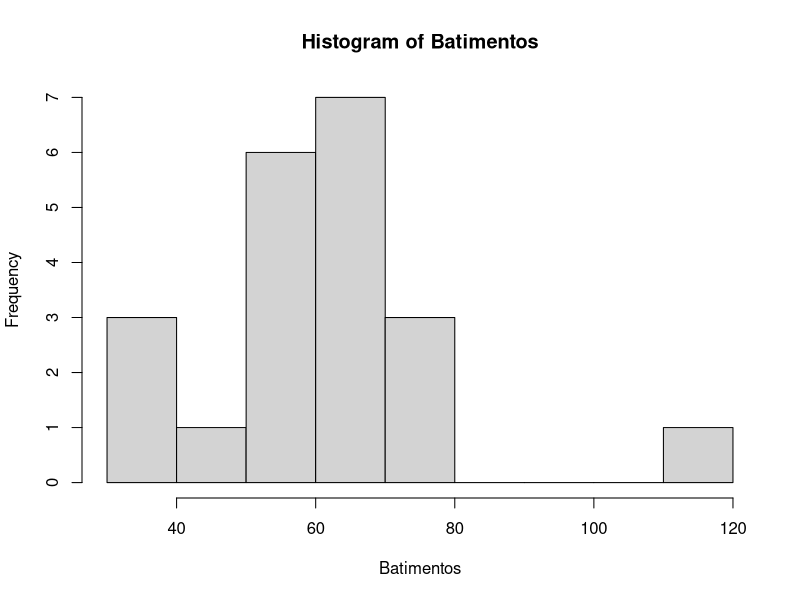
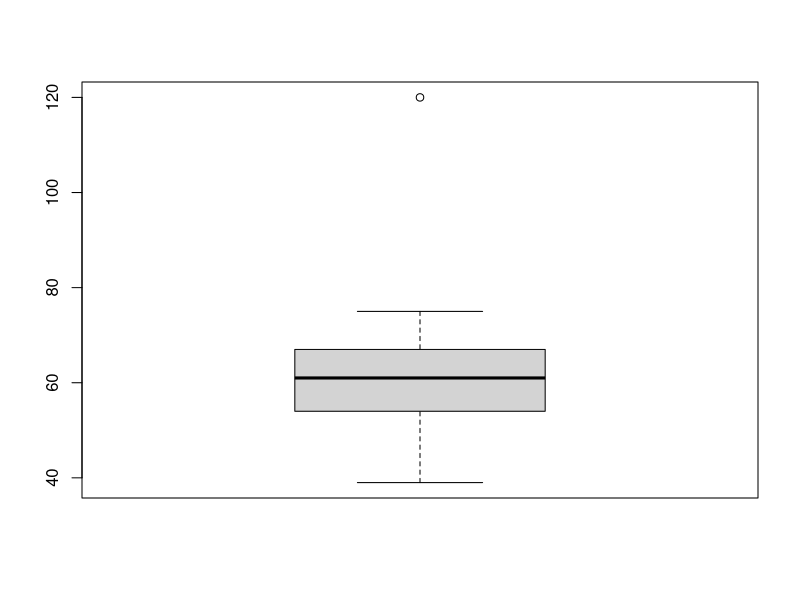
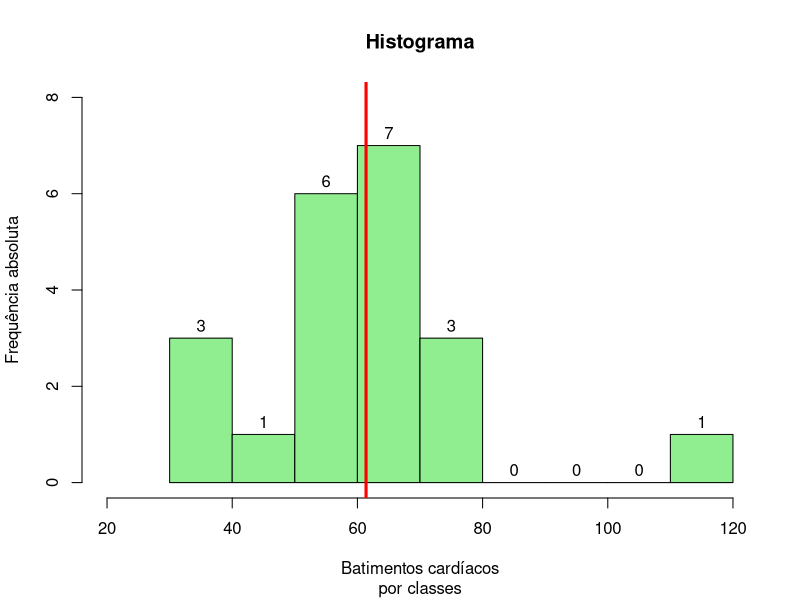
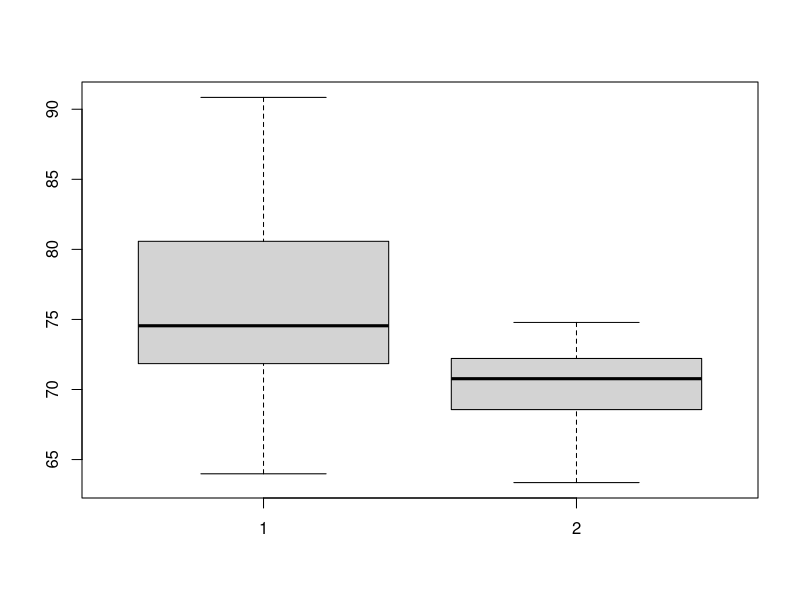
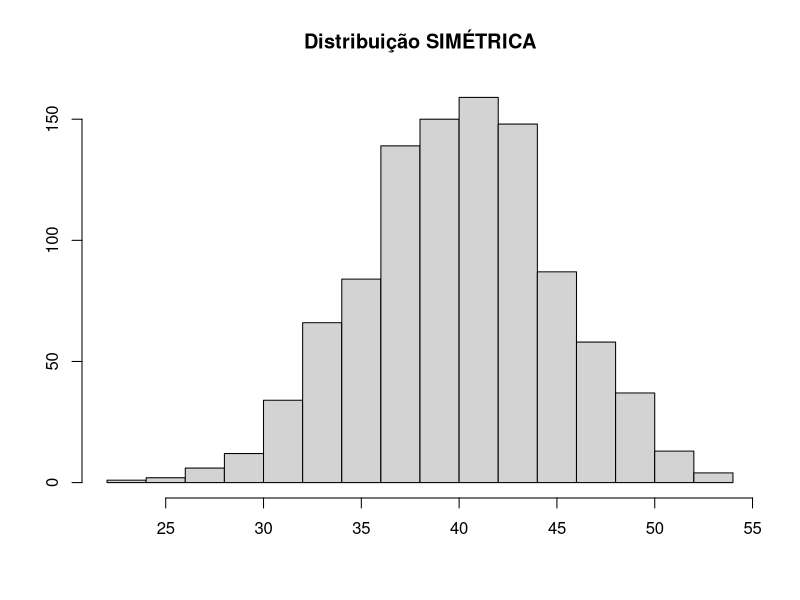
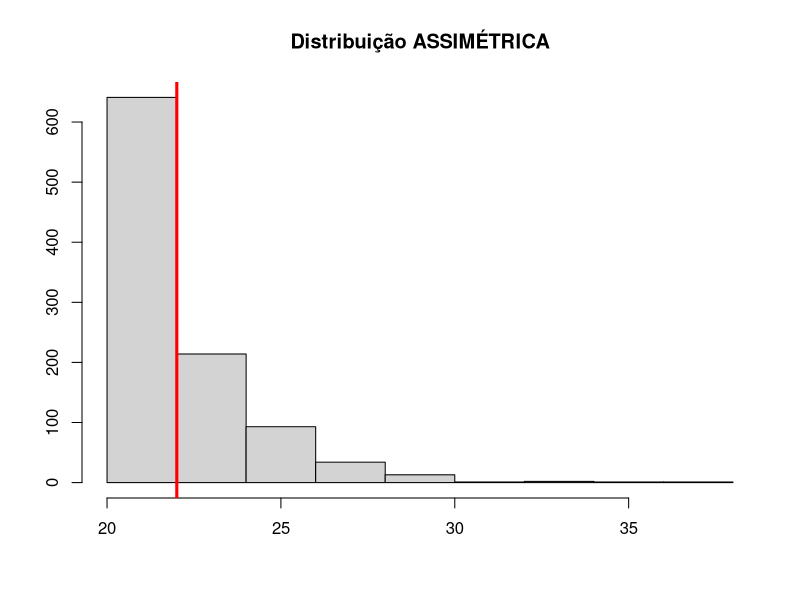
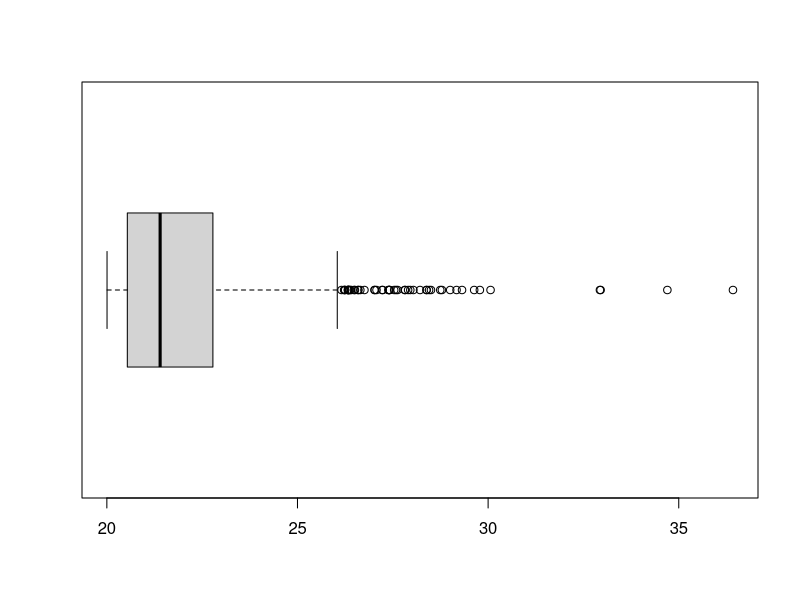
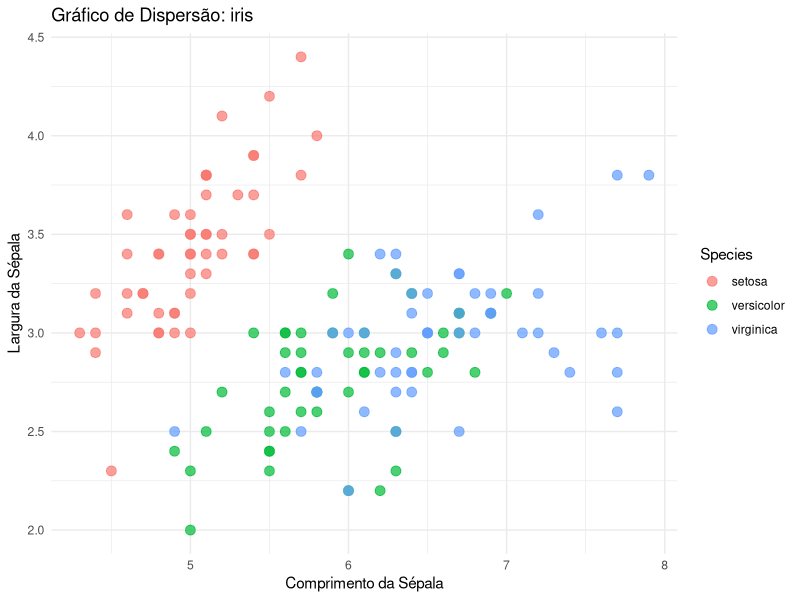

These charts were generated, in order, by the following R code:
## ---- chunk 1
Batimentos <- c(62, 55, 56, 46, 75, 67, 62, 75, 60, 54, 69, 63, 39, 57, 40, 39, 64, 71, 61, 54, 120)
hist(Batimentos)
## ---- chunk 2
Batimentos <- c(62, 55, 56, 46, 75, 67, 62, 75, 60, 54, 69, 63, 39, 57, 40, 39, 64, 71, 61, 54, 120)
boxplot(Batimentos)
## ---- chunk 3
hisBat <- hist(Batimentos,
               main = "Histograma",
               xlab = "Batimentos cardíacos",
               sub = "por classes",
               ylab = "Frequência absoluta",
               xlim = c(20, 120),
               ylim = c(0, 8),
               col = "lightgreen")
text(hisBat$mids, hisBat$counts, labels=hisBat$counts, adj = c(0.5,-0.5))

# adicionar linha para indicar a média
abline(v = mean(Batimentos),                      
       col = "red",
       lwd = 3)
## ---- chunk 4
# Geração de amostras simuladas
set.seed(1)
BatimentosMulheres <- rnorm(30, 70, 3)
BatimentosHomens <- rnorm(30, 75, 8)
# Boxplot para os dois grupos Homens e Mulheres 
boxplot(BatimentosHomens, BatimentosMulheres)
## ---- chunk 5
set.seed(1000)
simetrica <- rnorm(1000, 40, 5)
hist(simetrica,
     main="Distribuição SIMÉTRICA",
     xlab = "",
     ylab="")
## ---- chunk 6
set.seed(1000)
assimetrica <- 20 + 10*rexp(1000, 5)
hist(assimetrica,
     main="Distribuição ASSIMÉTRICA",
     xlab = "",
     ylab="")
abline(v = mean(assimetrica),                      
       col = "red",
       lwd = 3)
boxplot(assimetrica, horizontal = T)
summary(assimetrica)
## ---- chunk 7
library(ggplot2)
# Exemplo com o dataset iris
ggplot(iris, aes(x = Sepal.Length, y = Sepal.Width, color = Species)) +
  geom_point(size = 3, alpha = 0.7) +
  theme_minimal() +
  labs(title = "Gráfico de Dispersão: iris",
       x = "Comprimento da Sépala",
       y = "Largura da Sépala")
## ---- chunk 8
# Contagem das espécies no dataset iris
ggplot(iris, aes(x = Species, fill = Species)) +
  geom_bar() +
  theme_classic() +
  labs(title = "Gráfico de Barras: Contagem de Espécies",
       x = "Espécie",
       y = "Contagem")
## ---- chunk 9
# Distribuição do comprimento da sépala
ggplot(iris, aes(x = Sepal.Length, fill = Species)) +
  geom_histogram(binwidth = 0.3, color = "white", alpha = 0.7, position = "identity") +
  theme_light() +
  labs(title = "Histograma: Comprimento da Sépala",
       x = "Comprimento da Sépala",
       y = "Frequência")
## ---- chunk 10
# Distribuição do comprimento da pétala por espécie
ggplot(iris, aes(x = Species, y = Petal.Length, fill = Species)) +
  geom_boxplot(alpha = 0.7) +
  theme_bw() +
  labs(title = "Boxplot: Comprimento da Pétala por Espécie",
       x = "Espécie",
       y = "Comprimento da Pétala")
